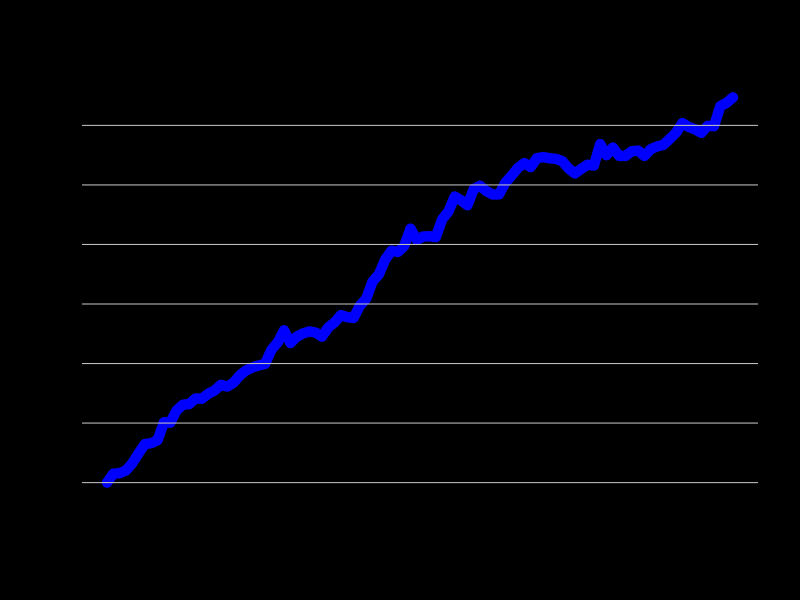

Recreate this plot in R.
dif<-rnorm(99,20,60)
y<-c(0,cumsum(dif))
x<-1:100
par(bg='black',fg='black',col.axis='black')
plot(x,y,type='n')
par(bg='black',fg='grey',col.axis='black',new=T)
lines(x,y,type='l',lty=1,col='blue',lwd=10)
abline(h=seq(0,5000,500),col='grey')

#
